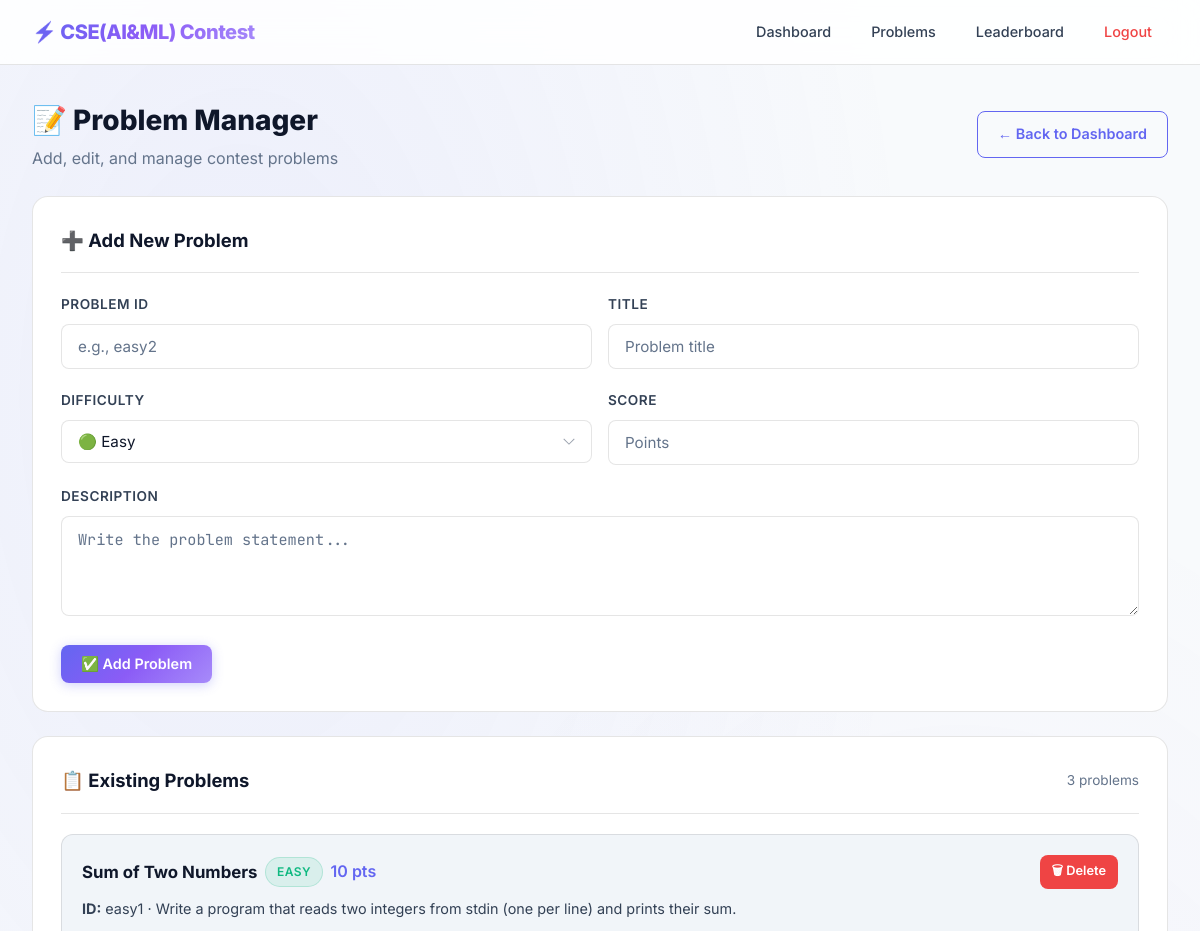
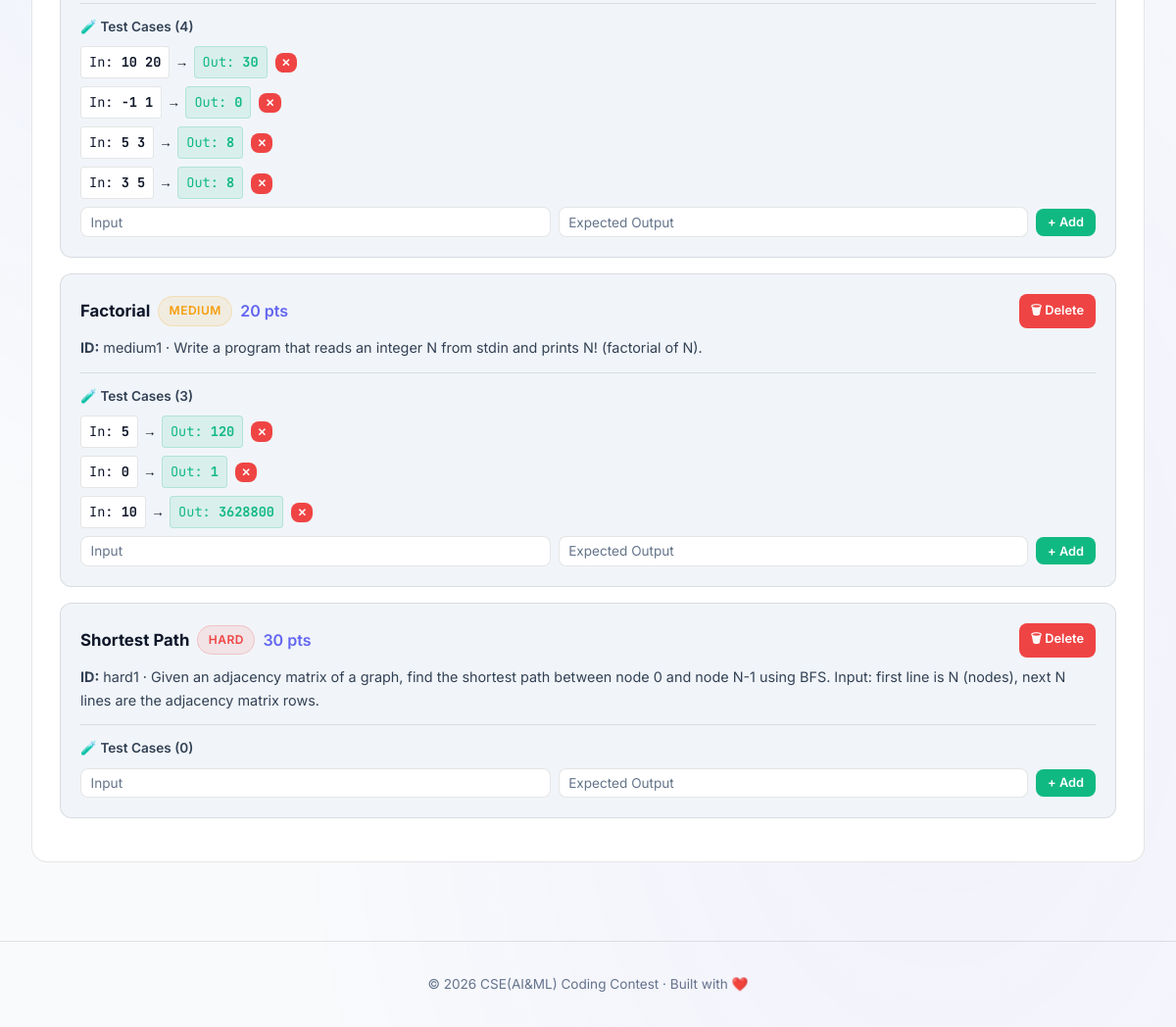
/admin/problems (signed in), run on the app's committed database (2 pictures, top to bottom).
### tables this page shows
CREATE TABLE problems (
            id TEXT PRIMARY KEY,
            title TEXT,
            description TEXT,
            difficulty TEXT,
            score INTEGER
        );

CREATE TABLE test_cases (
            id INTEGER PRIMARY KEY AUTOINCREMENT,
            problem_id TEXT,
            input TEXT,
            expected_output TEXT,
            FOREIGN KEY (problem_id) REFERENCES problems(id) ON DELETE CASCADE
        );

### app.py (the view, shortened to what this page needs)
@app.route("/admin/problems", methods=["GET", "POST"])
def admin_problems():
    if not session.get("admin"):
        return redirect(url_for("admin_login"))
    con = get_db()
    problems = con.execute("SELECT * FROM problems").fetchall()
    test_cases = con.execute("SELECT * FROM test_cases ORDER BY problem_id").fetchall()
    tc_map = {}
    for tc in test_cases:
        pid = tc['problem_id']
        if pid not in tc_map:
            tc_map[pid] = []
        tc_map[pid].append(tc)
    con.close()
    return render_template("admin_problems.html", problems=problems, test_cases=tc_map)

### app.py (called while the page is built)
def get_db():
    print(f"DEBUG: Connecting to DB at {os.path.abspath(DB_PATH)}")
    print(f"DEBUG: Current working directory: {os.getcwd()}")
    con = sqlite3.connect(DB_PATH)
    con.row_factory = sqlite3.Row
    return con

### templates/admin_problems.html (shortened to what this page needs)
{% extends "base.html" %}
{% block content %}
<div class="container">
    <div class="d-flex justify-between align-center mb-3 fade-in" style="flex-wrap: wrap; gap: 1rem;">
        <div>
            <h2 style="font-weight: 800; font-size: 1.75rem;">📝 Problem Manager</h2>
            <p style="color: var(--text-muted);">Add, edit, and manage contest problems</p>
        </div>
        <a href="/admin/dashboard" class="btn btn-outline">← Back to Dashboard</a>
    </div>
    <div class="card fade-in stagger-1 mb-3">
        <div class="card-header">
            <span class="card-title">➕ Add New Problem</span>
        </div>
        <form method="POST">
            <div class="form-row">
                <div class="form-group">
                    <label class="form-label">Problem ID</label>
                    <input type="text" name="id" class="form-control" placeholder="e.g., easy2" required>
                </div>
                <div class="form-group">
                    <label class="form-label">Title</label>
                    <input type="text" name="title" class="form-control" placeholder="Problem title" required>
                </div>
            </div>
            <div class="form-row">
                <div class="form-group">
                    <label class="form-label">Difficulty</label>
                    <select name="diff" class="form-control">
                        <option value="easy">🟢 Easy</option>
                    </select>
                </div>
                <div class="form-group">
                    <label class="form-label">Score</label>
                    <input type="number" name="score" class="form-control" placeholder="Points" required>
                </div>
            </div>
            <div class="form-group">
                <label class="form-label">Description</label>
                <textarea name="desc" class="form-control" rows="3" placeholder="Write the problem statement..."
                    required></textarea>
            </div>
            <button type="submit" class="btn btn-primary">
                ✅ Add Problem
            </button>
        </form>
    </div>
    <div class="card fade-in stagger-2">
        <div class="card-header">
            <span class="card-title">📋 Existing Problems</span>
            <span style="color: var(--text-muted); font-size: 0.85rem;">{{ problems | length }} problems</span>
        </div>
        {% if problems %}
        {% for p in problems %}
        <div
            style="border: 1px solid var(--border-color); border-radius: var(--radius-md); padding: 1.25rem; margin-bottom: 1rem; background: var(--bg-secondary);">
            <div class="d-flex justify-between align-center mb-1" style="flex-wrap: wrap; gap: 0.5rem;">
                <div class="d-flex align-center gap-1">
                    <span style="font-weight: 700; font-size: 1.05rem;">{{ p['title'] }}</span>
                    <span class="badge badge-{{ p['difficulty'] }}">{{ p['difficulty'] }}</span>
                    <span style="color: var(--accent-primary); font-weight: 600;">{{ p['score'] }} pts</span>
                </div>
                <div class="d-flex gap-1">
                    <form method="POST" style="margin: 0;">
                        <button type="submit" class="btn btn-danger btn-sm"
                            onclick="return confirm('Delete this problem and its test cases?')">🗑 Delete</button>
                    </form>
                </div>
            </div>
            <p style="color: var(--text-secondary); font-size: 0.9rem; margin-bottom: 0.75rem;">
                <strong>ID:</strong> {{ p['id'] }} · {{ p['description'] }}
            </p>
            <div style="margin-top: 0.75rem; padding-top: 0.75rem; border-top: 1px solid var(--border-color);">
                <p style="font-weight: 600; font-size: 0.85rem; color: var(--text-secondary); margin-bottom: 0.5rem;">
                    🧪 Test Cases ({{ test_cases.get(p['id'], []) | length }})
                </p>
                {% for tc in test_cases.get(p['id'], []) %}
                <div class="d-flex align-center gap-1 mb-1"
                    style="font-size: 0.85rem; font-family: 'JetBrains Mono', monospace;">
                    <span
                        style="background: var(--bg-card); padding: 0.25rem 0.5rem; border-radius: 4px; border: 1px solid var(--border-color);">
                        In: <strong>{{ tc['input'][:30] }}{% if tc['input']|length > 30 %}...{% endif %}</strong>
                    </span>
                    <span>→</span>
                    <span
                        style="background: var(--success-bg); padding: 0.25rem 0.5rem; border-radius: 4px; border: 1px solid rgba(16, 185, 129, 0.2); color: var(--success);">
                        Out: <strong>{{ tc['expected_output'][:30] }}</strong>
                    </span>
                    <form method="POST" style="margin: 0;">
                        <button type="submit" class="btn btn-danger btn-sm"
                            style="padding: 0.2rem 0.4rem; font-size: 0.7rem;">✕</button>
                    </form>
                </div>
                {% endfor %}
                <form method="POST" class="d-flex align-center gap-1 mt-1" style="flex-wrap: wrap;">
                    <input type="text" name="tc_input" class="form-control" placeholder="Input"
                        style="width: auto; flex: 1; min-width: 120px; padding: 0.4rem 0.6rem; font-size: 0.85rem;"
                        required>
                    <input type="text" name="tc_output" class="form-control" placeholder="Expected Output"
                        style="width: auto; flex: 1; min-width: 120px; padding: 0.4rem 0.6rem; font-size: 0.85rem;"
                        required>
                    <button type="submit" class="btn btn-success btn-sm">+ Add</button>
                </form>
            </div>
        </div>
        {% endfor %}
        {% else %}
        <p style="text-align: center; color: var(--text-muted); padding: 2rem;">No problems yet. Add one above!</p>
        {% endif %}
    </div>
</div>
{% endblock %}

### data on the page
problems: title "Sum of Two Numbers", difficulty "EASY", score "10", id "easy1", description "Write a program that reads two integers from stdin (one per line) and prints their sum.", get|length "4"
test_cases: input "10 20", expected_output "30"
test_cases: input "-1 1", expected_output "0"
test_cases: input "5 3", expected_output "8"
test_cases: input "3 5", expected_output "8"
problems: title "Factorial", difficulty "MEDIUM", score "20", id "medium1", description "Write a program that reads an integer N from stdin and prints N! (factorial of N).", get|length "3"
test_cases: input "5", expected_output "120"
test_cases: input "0", expected_output "1"
test_cases: input "10", expected_output "3628800"
problems: title "Shortest Path", difficulty "HARD", score "30", id "hard1", description "Given an adjacency matrix of a graph, find the shortest path between node 0 and node N-1 using BFS. Input: first line is N (nodes), next N lines are the adjacency matrix rows.", get|length "0"

### other printed values
{{ problems | length }} "3"
